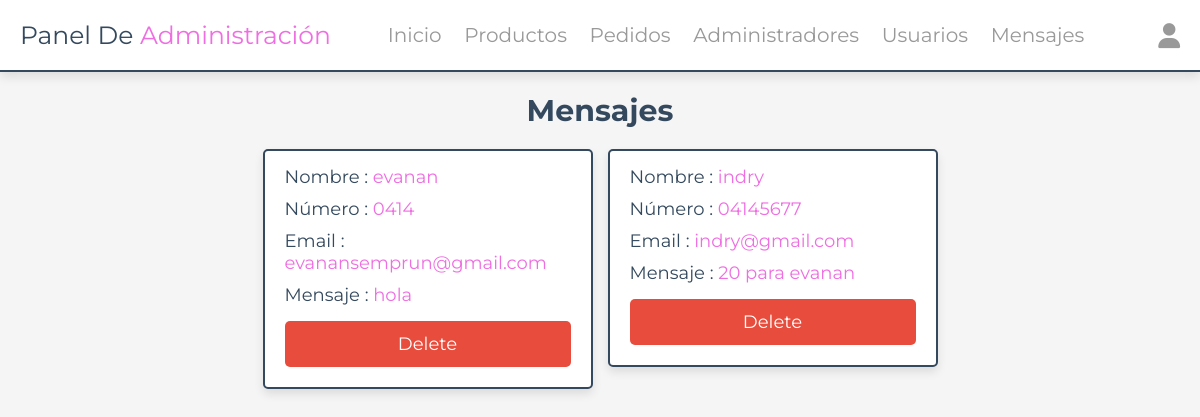
/admin/messages.php (signed in), run on the app's committed database.
### tables this page shows
CREATE TABLE `messages` (
  `id` int(100) NOT NULL,
  `user_id` int(100) NOT NULL,
  `name` varchar(100) NOT NULL,
  `email` varchar(100) NOT NULL,
  `number` varchar(12) NOT NULL,
  `message` varchar(500) NOT NULL
);

### admin/messages.php (the view, shortened to what this page needs)
<?php
include '../components/connect.php';
?>
<!DOCTYPE html>
<html lang="en">
<head>
   <link rel="stylesheet" href="https://cdnjs.cloudflare.com/ajax/libs/font-awesome/6.1.1/css/all.min.css">
   <link rel="stylesheet" href="../css/admin_style.css">
</head>
<body>
<?php include '../components/admin_header.php' ?>
<section class="messages">
   <h1 class="heading">Mensajes</h1>
   <div class="box-container">
   <?php
      $select_messages = $conn->prepare("SELECT * FROM `messages`");
      $select_messages->execute();
      if($select_messages->rowCount() > 0){
         while($fetch_messages = $select_messages->fetch(PDO::FETCH_ASSOC)){
   ?>
   <div class="box">
      <p> Nombre : <span><?= $fetch_messages['name']; ?></span> </p>
      <p> Número : <span><?= $fetch_messages['number']; ?></span> </p>
      <p> Email : <span><?= $fetch_messages['email']; ?></span> </p>
      <p> Mensaje : <span><?= $fetch_messages['message']; ?></span> </p>
      <a href="messages.php?delete=<?= $fetch_messages['id']; ?>" class="delete-btn" onclick="return confirm('¿borrar este mensaje?');">delete</a>
   </div>
   <?php
         }
      }else{
         echo '<p class="empty">No tiene mensajes</p>';
      }
   ?>
   </div>
</section>
</body>
</html>

### css/admin_style.css (style rules this page uses)
:root { --main-color:#EF6EE2; --red:#e74c3c; --orange:#f39c12; --black:#34495e; --white:#fff; --light-bg:#f5f5f5; --light-color:#999; --border:.2rem solid var(--black); --box-shadow:0 .5rem 1rem rgba(0,0,0,.1); }
* { font-family: 'Montserrat', sans-serif; margin:0; padding:0; box-sizing: border-box; text-decoration: none; outline: none; border:none; }
html { font-size: 62.5%; overflow-x: hidden; }
body { background-color: var(--light-bg); }
section { max-width: 1200px; margin:0 auto; padding:2rem; }
.btn, .delete-btn, .option-btn { display: block; margin-top: 1rem; border-radius: .5rem; cursor: pointer; width: 100%; font-size: 1.8rem; color:var(--white); padding:1.2rem 3rem; text-transform: capitalize; text-align: center; }
.delete-btn { background-color: var(--red); }
.heading { text-align: center; margin-bottom: 2rem; text-transform: capitalize; color:var(--black); font-size: 3rem; }
.messages .box-container { display: grid; grid-template-columns: repeat(auto-fit, 33rem); gap:1.5rem; justify-content: center; align-items: flex-start; }
.messages .box-container .box { background-color: var(--white); border-radius: .5rem; box-shadow: var(--box-shadow); border:var(--border); padding:2rem; padding-top: 1rem; }
.messages .box-container .box p { padding: .5rem 0; font-size: 1.8rem; color:var(--black); }
.messages .box-container .box p span { color:var(--main-color); }

### data on the page
messages: name "evanan", number "0414", email "evanansemprun@gmail.com", message "hola"
messages: name "indry", number "04145677", email "indry@gmail.com", message "20 para evanan"
